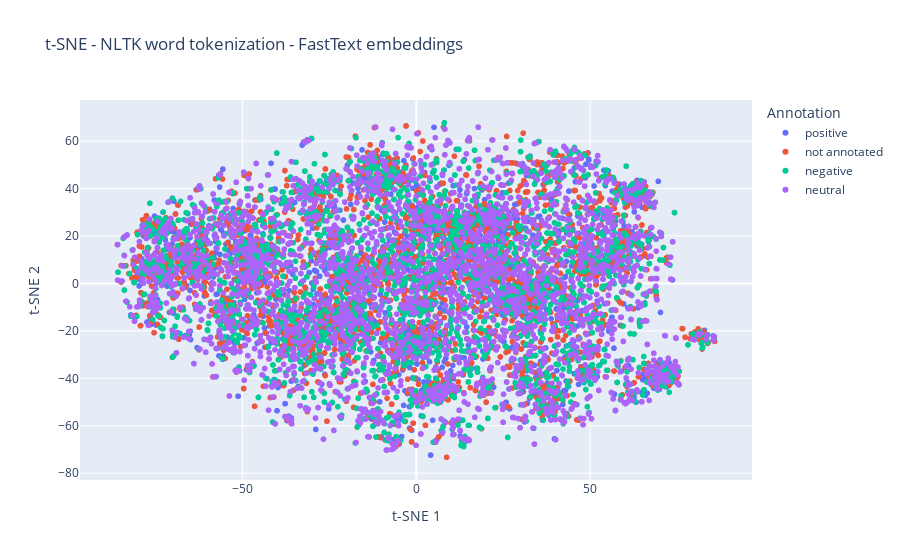

Write notebook code for a chart like this one.
### Code cell
# display interactive plot with reduced dimensionality
annotation_plt_series = pd.Series(annotations_fasttext).map(
    {
        -1: "not annotated",
        0: "negative",
        1: "neutral",
        2: "positive",
    }  # same labels as in annotations
)

fig = px.scatter(
    x=vectors_fasttext_embedded[:, 0],
    y=vectors_fasttext_embedded[:, 1],
    color=annotation_plt_series,
    hover_data={"word": words_used_fasttext, "annotation": annotation_plt_series},
    title="t-SNE - NLTK word tokenization - FastText embeddings",
    labels={"color": "Annotation", "x": "t-SNE 1", "y": "t-SNE 2"},
)
fig.show()

### Figure 1 — Plotly figure (JSON) as saved in the notebook; plotly's stock layout.template omitted (floating-point values rounded to 4 significant figures; data arrays with more than 128 entries replaced by an {"elided": "..."} marker saying what was removed)
{"data": [{"customdata": {"elided": "2884x2 str values"}, "hovertemplate": "Annotation=positive<br>t-SNE 1=%{x}<br>t-SNE 2=%{y}<br>word=%{customdata[0]}<br>annotation=%{customdata[1]}<extra></extra>", "legendgroup": "positive", "marker": {"color": "#636efa", "symbol": "circle"}, "mode": "markers", "name": "positive", "showlegend": true, "type": "scattergl", "x": {"elided": "2884 float values"}, "xaxis": "x", "y": {"elided": "2884 float values"}, "yaxis": "y"}, {"customdata": {"elided": "2793x2 str values"}, "hovertemplate": "Annotation=not annotated<br>t-SNE 1=%{x}<br>t-SNE 2=%{y}<br>word=%{customdata[0]}<br>annotation=%{customdata[1]}<extra></extra>", "legendgroup": "not annotated", "marker": {"color": "#EF553B", "symbol": "circle"}, "mode": "markers", "name": "not annotated", "showlegend": true, "type": "scattergl", "x": {"elided": "2793 float values"}, "xaxis": "x", "y": {"elided": "2793 float values"}, "yaxis": "y"}, {"customdata": {"elided": "2806x2 str values"}, "hovertemplate": "Annotation=negative<br>t-SNE 1=%{x}<br>t-SNE 2=%{y}<br>word=%{customdata[0]}<br>annotation=%{customdata[1]}<extra></extra>", "legendgroup": "negative", "marker": {"color": "#00cc96", "symbol": "circle"}, "mode": "markers", "name": "negative", "showlegend": true, "type": "scattergl", "x": {"elided": "2806 float values"}, "xaxis": "x", "y": {"elided": "2806 float values"}, "yaxis": "y"}, {"customdata": {"elided": "2808x2 str values"}, "hovertemplate": "Annotation=neutral<br>t-SNE 1=%{x}<br>t-SNE 2=%{y}<br>word=%{customdata[0]}<br>annotation=%{customdata[1]}<extra></extra>", "legendgroup": "neutral", "marker": {"color": "#ab63fa", "symbol": "circle"}, "mode": "markers", "name": "neutral", "showlegend": true, "type": "scattergl", "x": {"elided": "2808 float values"}, "xaxis": "x", "y": {"elided": "2808 float values"}, "yaxis": "y"}], "layout": {"legend": {"title": {"text": "Annotation"}, "tracegroupgap": 0}, "title": {"text": "t-SNE - NLTK word tokenization - FastText embeddings"}, "xaxis": {"anchor": "y", "domain": [0, 1], "title": {"text": "t-SNE 1"}}, "yaxis": {"anchor": "x", "domain": [0, 1], "title": {"text": "t-SNE 2"}}}}
